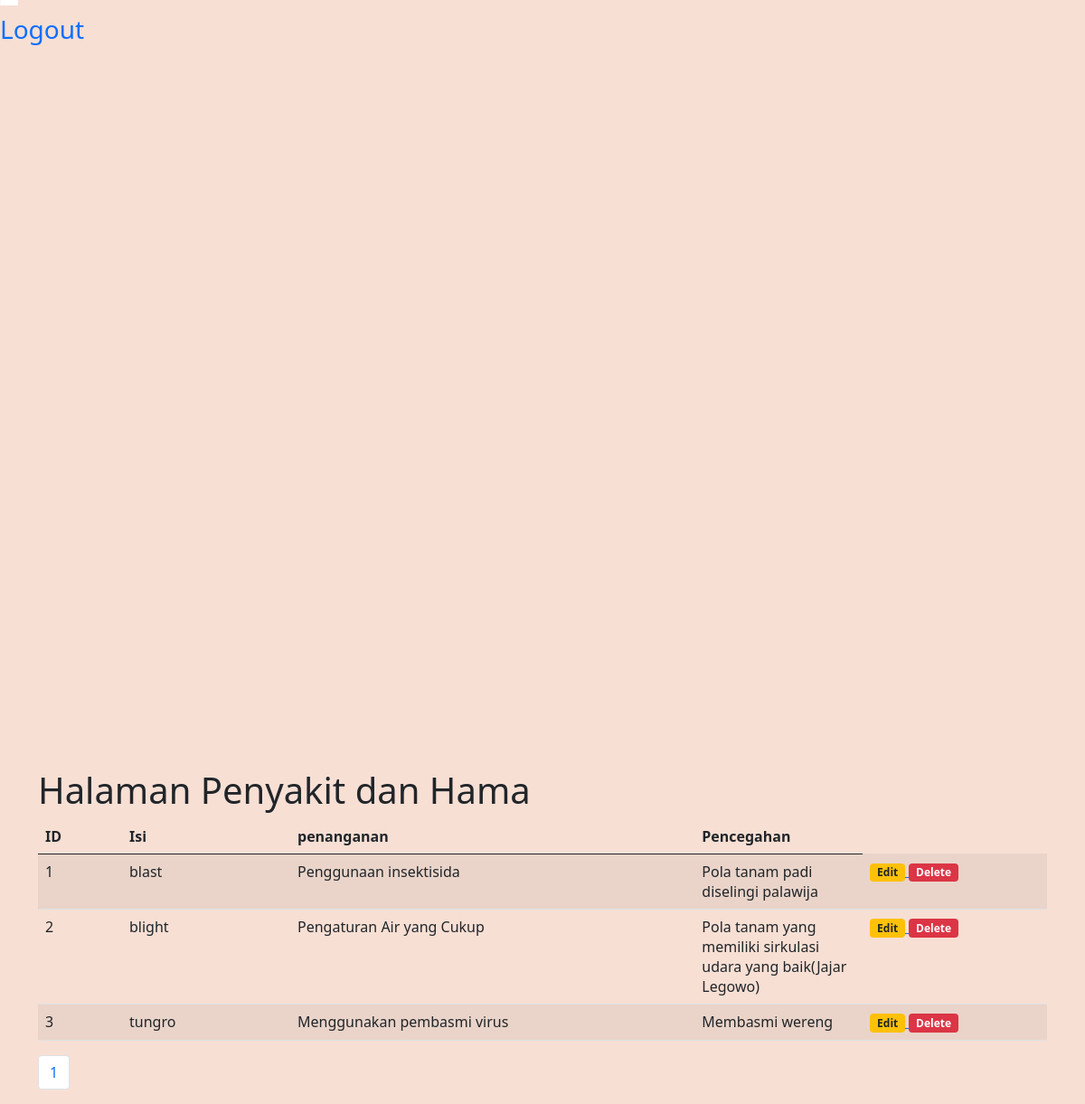
Page /admin/about.php (signed in) on the committed database.
### tables this page shows
CREATE TABLE `about` (
  `id` int(11) NOT NULL,
  `isi` varchar(500) NOT NULL,
  `penanganan` text NOT NULL,
  `pencegahan` text NOT NULL
);

### admin/about.php (the view, shortened to what this page needs)
<?php include("inc_sidebar.php") ?>
<body style='background-color:#F7DFD4'>
<?php
$katakunci = (isset($_GET['katakunci'])) ? $_GET['katakunci'] : "";
?>
<div class="container">
<h1>Halaman Penyakit dan Hama</h1>
<table class="table table-striped">
    <thead>
        <tr>
            <th class="col-1">ID</th>
            <th class="col-2">Isi </th>
            <th>penanganan</th>
            <th class="col-2">Pencegahan</th>
        </tr>
    </thead>
    <tbody>
        <?php
        $sqltambahan = "";
        $per_halaman = 5;
        $sql1   = "select * from about $sqltambahan";
        $q1     = mysqli_query($koneksi,$sql1);
        $total  = mysqli_num_rows($q1);
        $pages  = ceil($total / $per_halaman);
        while ($r1 = mysqli_fetch_array($q1)) {
        ?>
            <tr>
                <td><?php echo $r1['id'] ?></td>
                <td><?php echo $r1['isi'] ?></td>
                <td><?php echo $r1['penanganan'] ?></td>
                <td><?php echo $r1['pencegahan'] ?></td>
                <td>
                    <a href="about_input.php?id=<?php echo $r1['id']?>">
                        <span class="badge bg-warning text-dark">Edit</span>
                    </a>
                    <a href="about.php?op=delete&id=<?php echo $r1['id'] ?>" onclick="return confirm('Apakah yakin mau hapus data bro?')">
                        <span class="badge bg-danger">Delete</span>
                    </a>
                </td>
            </tr>
        <?php
        }
        ?>
    </tbody>
</table>
<nav aria-label="Page navigation example">
    <ul class="pagination">
        <?php
        $cari = isset($_GET['cari'])? $_GET['cari'] : "";
        for($i=1; $i <= $pages; $i++){
            ?>
            <li class="page-item">
                <a class="page-link" href="about.php?katakunci=<?php echo $katakunci?>&cari=<?php echo $cari?>&page=<?php echo $i ?>"><?php echo $i ?></a>
            </li>
            <?php
        }
        ?>
    </ul>
</nav>
</div>

### admin/inc_sidebar.php (shortened to what this page needs)
<html lang="en">
<head>
    <link href="https://cdn.jsdelivr.net/npm/bootstrap@5.0.0-beta3/dist/css/bootstrap.min.css" rel="stylesheet">
    <link href="https://cdn.jsdelivr.net/npm/summernote@0.8.18/dist/summernote.min.css" rel="stylesheet">
    <link rel="stylesheet" href="https://pro.fontawesome.com/releases/v5.10.0/css/all.css"/>
	<link rel="stylesheet" href="https://unpkg.com/ace-css/css/ace.min.css">
</head>
<body>
	<header class="bg-gray px2 py1 m0 flex items-center white">
		<div class="burger pointer flex flex-column justify-between mr2">
			<span class="bg-white"></span>
		</div>
		<nav class="ml-auto">
		<a class="white caps text-decoration-none h3 bold" href="logout.php">Logout</a>
		</nav>
	</header>
</body>
</html>

### admin/inc_sidebar.php (style rules this page uses)
.burger { height: 16px }
.burger span { display: block; width: 20px; height: 2px; border-radius: 3px; }
.pointer { cursor: pointer; }

### rows in the picture
about: id "1", isi "blast", penanganan "Penggunaan insektisida", pencegahan "Pola tanam padi diselingi palawija"
about: id "2", isi "blight", penanganan "Pengaturan Air yang Cukup", pencegahan "Pola tanam yang memiliki sirkulasi udara yang baik(Jajar Legowo)"
about: id "3", isi "tungro", penanganan "Menggunakan pembasmi virus", pencegahan "Membasmi wereng"
